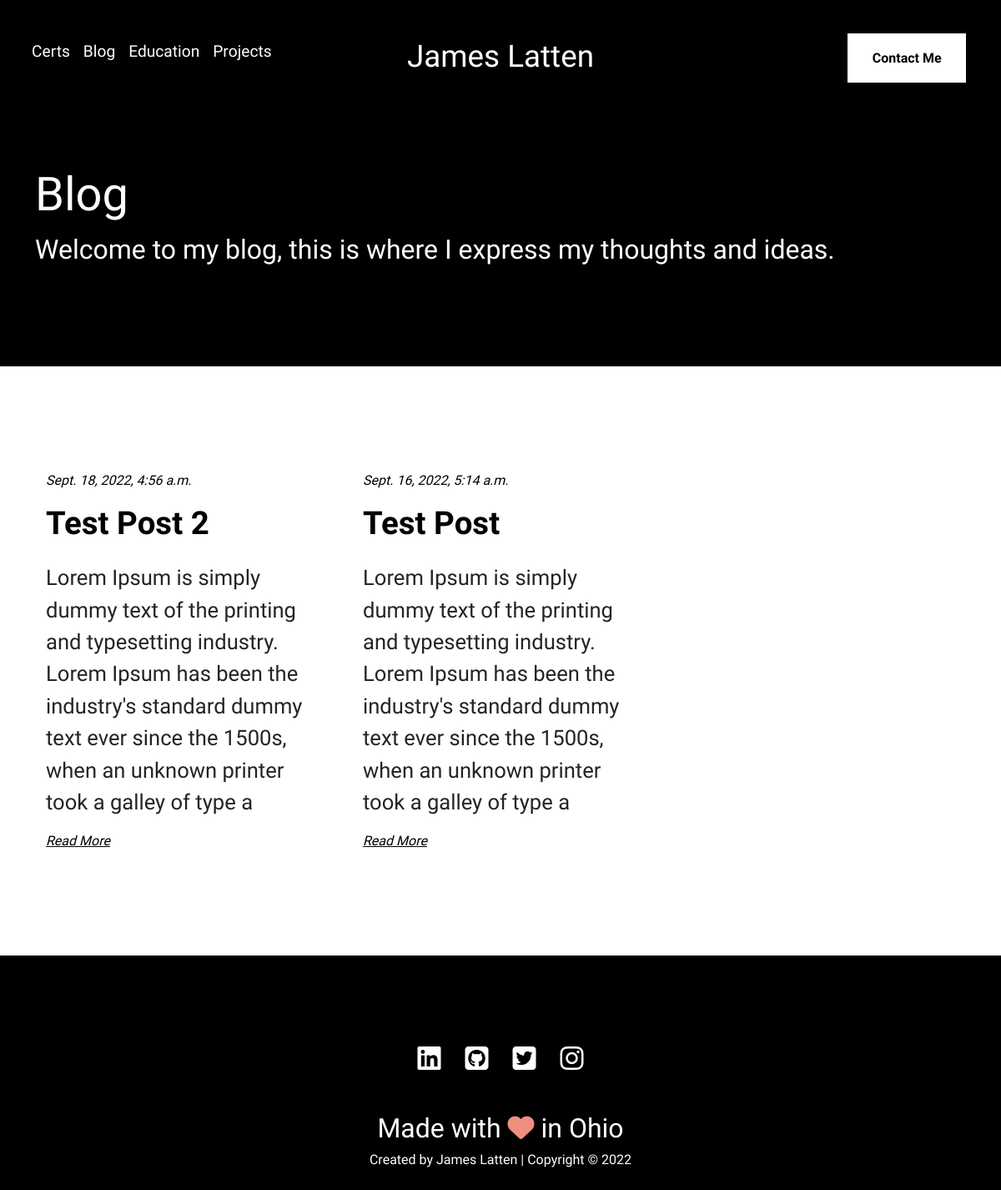
/blog, run on an earlier commit of the app's database.
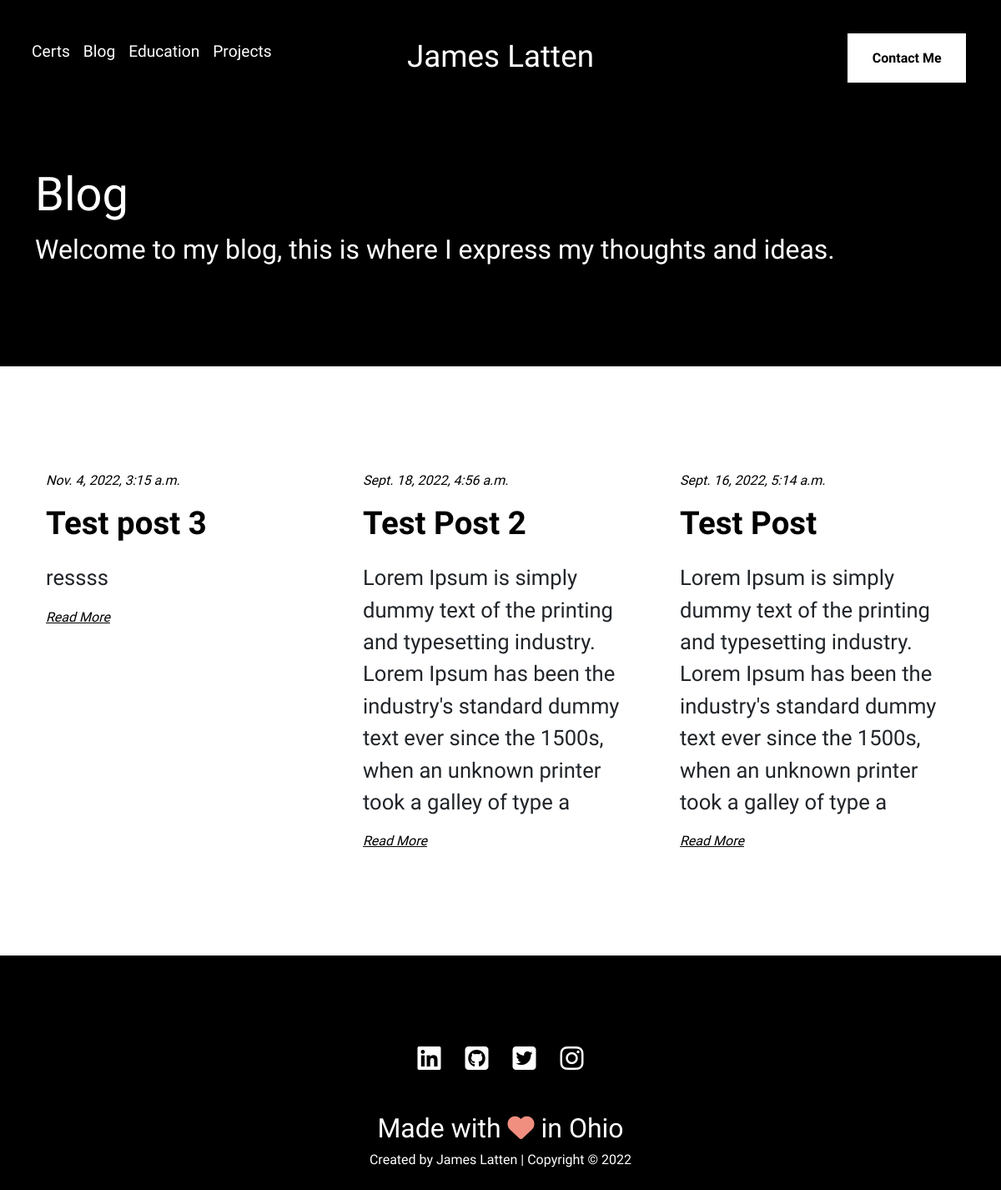
And on a later commit of the database.
### blog/models.py (models this page shows, shortened)
class Post(models.Model):
    title = models.CharField(max_length=200, unique=True)
    cover = models.ImageField(upload_to='static/storage/images/', blank=True)
    slug = models.SlugField(max_length=200, unique=True)
    author = models.ForeignKey(User, on_delete=models.CASCADE, related_name='blog_posts')
    updated_on = models.DateTimeField(auto_now=True)
    content = models.TextField()
    created_on=models.DateTimeField(auto_now_add=True)
    status = models.IntegerField(choices=STATUS, default=0)
    class Meta:
        ordering = ['-created_on']

### blog/views.py (the view)
# urls.py: path('blog', views.PostList.as_view(), name='blog'),
class PostList(generic.ListView):
    queryset = Post.objects.filter(status=1).order_by('-created_on')
    template_name = 'blog.html'

### templates/blog.html (shortened to what this page needs)
{% extends "layout/base.html" %}
{% block content %}
{% load static %}
<div class="section blog firstSection">
    <div class="container">
        <h3 class="introduction">
            Blog
        </h3>
       <p>Welcome to my blog, this is where I express my thoughts and ideas.
    </div>
</div>
<div class="section blog secondSection" id="education">
    <div class="container">
        <div class="row">
        {% for post in post_list %}
            <div class="blogPost col-lg-4">
                <div class="innerBlogPost">
                    <p class="info">{{ post.created_on }} </p>
                    <h2 class="title">{{ post.title }}</h2>
                    <p class="preview">{{post.content|slice:":200" }}</p>
                    <a href="{% url 'post_detail' post.slug  %}" class="">Read More</a>
                </div>
            </div>
        {% endfor %}
        </div>
    </div>
</div>
<link href="https://assets.calendly.com/assets/external/widget.css" rel="stylesheet">
{% endblock %}

What changed in the data, as far as the page shows it:
added Post: created_on "Nov. 4, 2022, 3:15 a.m.", title "Test post 3", content "ressss"
